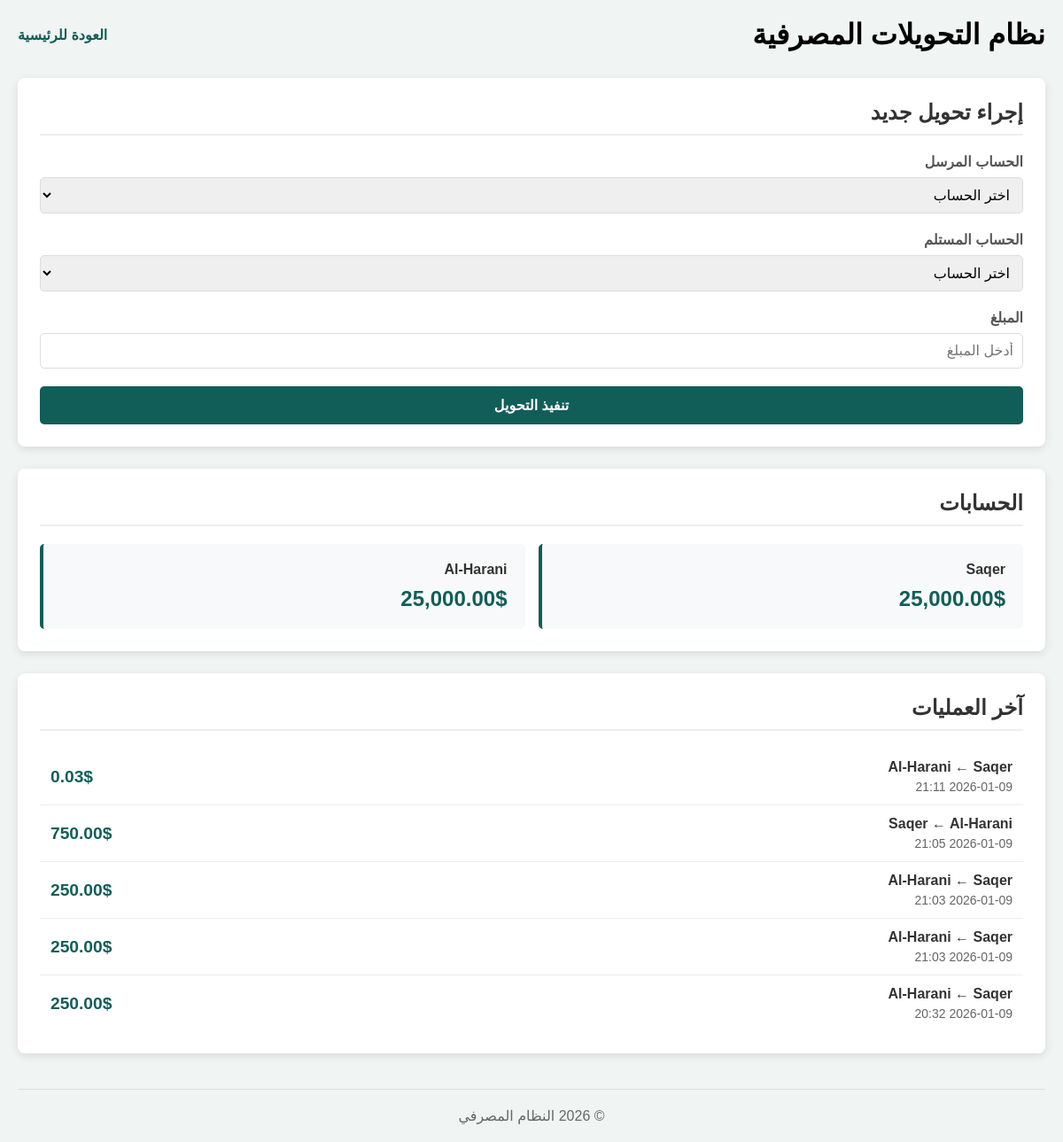
/transfer.php, run on the app's committed database.
### tables this page shows
CREATE TABLE `accounts` (
  `id` int(11) NOT NULL,
  `name` varchar(50) DEFAULT NULL,
  `balance` decimal(10,2) DEFAULT NULL
);

CREATE TABLE `transactions` (
  `id` int(11) NOT NULL,
  `from_acc` int(11) DEFAULT NULL,
  `to_acc` int(11) DEFAULT NULL,
  `amount` decimal(10,2) DEFAULT NULL,
  `created_at` timestamp NOT NULL DEFAULT current_timestamp()
);

### transfer.php (the view, shortened to what this page needs)
<?php
require 'config.php';
$accounts = $conn->query("SELECT * FROM accounts")->fetchAll();
$transactions = $conn->query("
    SELECT t.*,
           a1.name AS from_name,
           a2.name AS to_name
    FROM transactions t
    LEFT JOIN accounts a1 ON t.from_acc = a1.id
    LEFT JOIN accounts a2 ON t.to_acc = a2.id
    ORDER BY t.created_at DESC
    LIMIT 10
")->fetchAll();
?>
<!DOCTYPE html>
<html lang="ar" dir="rtl">
<head>
    <link rel="stylesheet" href="style.css">
</head>
<body>
<div class="container">
    <div class="header-nav">
        <h1>نظام التحويلات المصرفية</h1>
        <a href="index.php" class="back-link">العودة للرئيسية</a>
    </div>
    <div class="card">
        <h2>إجراء تحويل جديد</h2>
        <form method="POST">
            <div class="form-group">
                <label>الحساب المرسل</label>
                <select name="from_acc" required>
                    <option value="">اختر الحساب</option>
                </select>
            </div>
            <div class="form-group">
                <label>الحساب المستلم</label>
                <select name="to_acc" required>
                    <option value="">اختر الحساب</option>
                </select>
            </div>
            <div class="form-group">
                <label>المبلغ</label>
                <input type="number" name="amount" min="0.01" step="0.01" placeholder="أدخل المبلغ" required>
            </div>
            <button class="btn">تنفيذ التحويل</button>
        </form>
    </div>
    <div class="card">
        <h2>الحسابات</h2>
        <div class="accounts-grid">
            <?php foreach ($accounts as $acc): ?>
                <div class="account-card">
                    <div class="account-name"><?= $acc['name']; ?></div>
                    <div class="account-balance"><?= number_format($acc['balance'], 2); ?>$</div>
                </div>
            <?php endforeach; ?>
        </div>
    </div>
    <div class="card">
        <h2>آخر العمليات</h2>
        <?php if (!$transactions): ?>
            <div class="empty-state">لا توجد عمليات بعد</div>
        <?php else: ?>
            <div class="transactions-list">
                <?php foreach ($transactions as $t): ?>
                    <div class="transaction-item">
                        <div>
                            <div class="transaction-accounts">
                                <?= $t['to_name']; ?> ← <?= $t['from_name']; ?>
                            </div>
                            <div class="transaction-date">
                                <?= date('Y-m-d H:i', strtotime($t['created_at'])); ?>
                            </div>
                        </div>
                        <div class="transaction-amount">
                            <?= number_format($t['amount'], 2); ?>$
                        </div>
                    </div>
                <?php endforeach; ?>
            </div>
        <?php endif; ?>
    </div>
    <footer class="footer">
        © <?= date('Y'); ?> النظام المصرفي
    </footer>
</div>
</body>
</html>

### style.css (style rules this page uses)
* { margin: 0; padding: 0; box-sizing: border-box; font-family: "Tahoma", Arial, sans-serif; }
body { background: #f0f4f3; min-height: 100vh; padding: 20px; }
.container { max-width: 1200px; margin: auto; }
.card { background: #ffffff; padding: 30px; border-radius: 12px; margin-bottom: 40px; box-shadow: 0 8px 20px rgba(0,0,0,0.08); }
.card h2 { color: #115e59; margin-bottom: 25px; border-bottom: 2px solid #e5e7eb; padding-bottom: 10px; }
.footer { text-align: center; margin-top: 40px; color: #777; }
.card { background: white; padding: 25px; border-radius: 8px; margin-bottom: 25px; box-shadow: 0 3px 10px rgba(0,0,0,0.1); }
.card h2 { color: #333; margin-bottom: 20px; padding-bottom: 10px; border-bottom: 2px solid #eee; }
.form-group { margin-bottom: 20px; }
.form-group label { display: block; margin-bottom: 8px; color: #555; font-weight: 600; }
.form-group select, .form-group input { width: 100%; padding: 10px; border: 1px solid #ddd; border-radius: 5px; font-size: 16px; }
.btn { background: #115e59; color: white; border: none; padding: 12px 25px; border-radius: 5px; font-size: 16px; font-weight: 600; cursor: pointer; transition: background 0.3s; width: 100%; }
.accounts-grid { display: grid; grid-template-columns: repeat(auto-fit, minmax(250px, 1fr)); gap: 15px; margin-top: 15px; }
.account-card { background: #f8f9fa; padding: 20px; border-radius: 5px; border-left: 4px solid #115e59; }
.account-name { font-weight: 600; color: #333; margin-bottom: 10px; }
.account-balance { font-size: 1.5em; font-weight: 700; color: #115e59; }
.transactions-list { margin-top: 15px; }
.transaction-item { display: flex; justify-content: space-between; align-items: center; padding: 12px; border-bottom: 1px solid #eee; }
.transaction-item:last-child { border-bottom: none; }
.transaction-accounts { font-weight: 600; color: #333; }
.transaction-date { font-size: 14px; color: #666; margin-top: 5px; }
.transaction-amount { font-weight: 700; color: #115e59; font-size: 1.2em; }
.header-nav { display: flex; justify-content: space-between; align-items: center; margin-bottom: 30px; }
.back-link { color: #115e59; text-decoration: none; font-weight: 600; }
.footer { text-align: center; margin-top: 40px; padding-top: 20px; border-top: 1px solid #ddd; color: #666; }

### data on the page
accounts: name "Saqer", balance "25,000.00"
accounts: name "Al-Harani", balance "25,000.00"
transactions: accounts.name "Al-Harani", accounts.name "Saqer", created_at "2026-01-09 21:11", amount "0.03"
transactions: accounts.name "Saqer", accounts.name "Al-Harani", created_at "2026-01-09 21:05", amount "750.00"
transactions: accounts.name "Al-Harani", accounts.name "Saqer", created_at "2026-01-09 21:03", amount "250.00"
transactions: accounts.name "Al-Harani", accounts.name "Saqer", created_at "2026-01-09 21:03", amount "250.00"
transactions: accounts.name "Al-Harani", accounts.name "Saqer", created_at "2026-01-09 20:32", amount "250.00"
